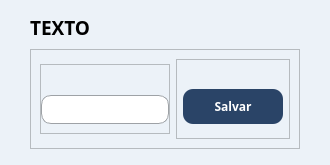
<?xml version="1.0" encoding="UTF-8"?>
<ui version="4.0">
 <class>EditValor</class>
 <widget class="QWidget" name="EditValor">
  <property name="geometry">
   <rect>
    <x>0</x>
    <y>0</y>
    <width>330</width>
    <height>165</height>
   </rect>
  </property>
  <property name="minimumSize">
   <size>
    <width>330</width>
    <height>165</height>
   </size>
  </property>
  <property name="maximumSize">
   <size>
    <width>330</width>
    <height>165</height>
   </size>
  </property>
  <property name="windowTitle">
   <string>Form</string>
  </property>
  <property name="styleSheet">
   <string notr="true">QWidget{
	background-color: rgb(236, 242, 248);
}
</string>
  </property>
  <layout class="QVBoxLayout" name="verticalLayout">
   <property name="spacing">
    <number>2</number>
   </property>
   <property name="leftMargin">
    <number>30</number>
   </property>
   <property name="rightMargin">
    <number>30</number>
   </property>
   <item>
    <widget class="QLabel" name="texto">
     <property name="sizePolicy">
      <sizepolicy hsizetype="Expanding" vsizetype="Preferred">
       <horstretch>0</horstretch>
       <verstretch>0</verstretch>
      </sizepolicy>
     </property>
     <property name="maximumSize">
      <size>
       <width>300</width>
       <height>30</height>
      </size>
     </property>
     <property name="font">
      <font>
       <family>Raleway</family>
       <pointsize>14</pointsize>
       <weight>75</weight>
       <bold>true</bold>
      </font>
     </property>
     <property name="text">
      <string>TEXTO</string>
     </property>
     <property name="alignment">
      <set>Qt::AlignLeading|Qt::AlignLeft|Qt::AlignTop</set>
     </property>
    </widget>
   </item>
   <item>
    <widget class="QFrame" name="frame_7">
     <property name="sizePolicy">
      <sizepolicy hsizetype="Preferred" vsizetype="Expanding">
       <horstretch>0</horstretch>
       <verstretch>0</verstretch>
      </sizepolicy>
     </property>
     <property name="maximumSize">
      <size>
       <width>16777215</width>
       <height>100</height>
      </size>
     </property>
     <property name="styleSheet">
      <string notr="true">
QPushButton {
	border-radius: 10px;
	border: none;
	background-color: rgb(42, 68, 103);
	color: white;
}

QPushButton:hover{
	background-color: rgb(67, 110, 165);
}

QPushButton:pressed{
	background-color: rgb(51, 83, 126);
}</string>
     </property>
     <property name="frameShape">
      <enum>QFrame::StyledPanel</enum>
     </property>
     <property name="frameShadow">
      <enum>QFrame::Raised</enum>
     </property>
     <layout class="QHBoxLayout" name="horizontalLayout_3">
      <item>
       <widget class="QFrame" name="frame_38">
        <property name="sizePolicy">
         <sizepolicy hsizetype="Preferred" vsizetype="Expanding">
          <horstretch>0</horstretch>
          <verstretch>0</verstretch>
         </sizepolicy>
        </property>
        <property name="minimumSize">
         <size>
          <width>0</width>
          <height>70</height>
         </size>
        </property>
        <property name="maximumSize">
         <size>
          <width>130</width>
          <height>70</height>
         </size>
        </property>
        <property name="frameShape">
         <enum>QFrame::StyledPanel</enum>
        </property>
        <property name="frameShadow">
         <enum>QFrame::Raised</enum>
        </property>
        <layout class="QGridLayout" name="gridLayout_35">
         <property name="leftMargin">
          <number>0</number>
         </property>
         <property name="topMargin">
          <number>9</number>
         </property>
         <property name="rightMargin">
          <number>0</number>
         </property>
         <item row="1" column="0">
          <widget class="QLineEdit" name="input">
           <property name="sizePolicy">
            <sizepolicy hsizetype="Expanding" vsizetype="Expanding">
             <horstretch>0</horstretch>
             <verstretch>0</verstretch>
            </sizepolicy>
           </property>
           <property name="maximumSize">
            <size>
             <width>16777215</width>
             <height>30</height>
            </size>
           </property>
           <property name="font">
            <font>
             <family>Raleway</family>
            </font>
           </property>
           <property name="styleSheet">
            <string notr="true">QLineEdit {
	background-color:white;
	border-radius: 10px;
	border: 1px solid rgb(158, 162, 166);
	padding-left: 20px;
}</string>
           </property>
          </widget>
         </item>
         <item row="0" column="0">
          <widget class="QLabel" name="label_30">
           <property name="font">
            <font>
             <family>Raleway</family>
             <pointsize>8</pointsize>
             <weight>75</weight>
             <bold>true</bold>
            </font>
           </property>
           <property name="text">
            <string/>
           </property>
          </widget>
         </item>
        </layout>
       </widget>
      </item>
      <item>
       <widget class="QFrame" name="frame">
        <property name="frameShape">
         <enum>QFrame::StyledPanel</enum>
        </property>
        <property name="frameShadow">
         <enum>QFrame::Raised</enum>
        </property>
        <layout class="QHBoxLayout" name="horizontalLayout">
         <property name="leftMargin">
          <number>0</number>
         </property>
         <property name="topMargin">
          <number>16</number>
         </property>
         <property name="rightMargin">
          <number>0</number>
         </property>
         <property name="bottomMargin">
          <number>0</number>
         </property>
         <item>
          <widget class="QPushButton" name="btn_salvar">
           <property name="sizePolicy">
            <sizepolicy hsizetype="Expanding" vsizetype="Fixed">
             <horstretch>0</horstretch>
             <verstretch>0</verstretch>
            </sizepolicy>
           </property>
           <property name="minimumSize">
            <size>
             <width>0</width>
             <height>35</height>
            </size>
           </property>
           <property name="maximumSize">
            <size>
             <width>100</width>
             <height>35</height>
            </size>
           </property>
           <property name="font">
            <font>
             <family>Raleway</family>
             <pointsize>9</pointsize>
             <weight>75</weight>
             <bold>true</bold>
            </font>
           </property>
           <property name="styleSheet">
            <string notr="true"/>
           </property>
           <property name="text">
            <string>Salvar</string>
           </property>
          </widget>
         </item>
        </layout>
       </widget>
      </item>
     </layout>
    </widget>
   </item>
  </layout>
 </widget>
 <resources/>
 <connections/>
</ui>
